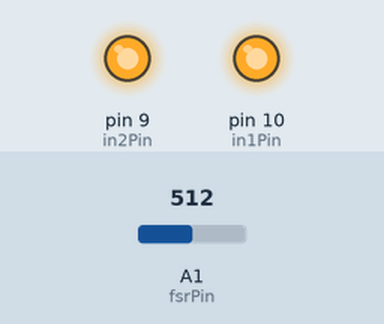
This sketch was run on a simulated Arduino Uno, built with avr-gcc and run on an emulated ATmega328P. On the bench: output pins drawn as LEDs (lit = HIGH). The test bench sets the inputs (shaded band); at power-on: A1 (fsrPin) = 512. What the sketch prints to the serial monitor is not drawn.

Above: at 0.1 s.
Timing chart, 0 to 1.6 s (numbered marks = the images above):
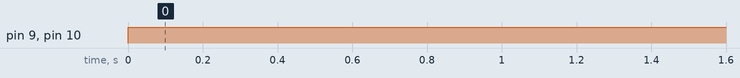

The sketch:

scoopbot.ino
```cpp
int in1Pin = 10;
int in2Pin = 9;
int fsrPin = A1;
int fsrReading;
int i=0;

void setup()
{
  Serial.begin(9600);
  pinMode(in1Pin, OUTPUT);
  pinMode(in2Pin, OUTPUT);
}

void In(){
  digitalWrite(in1Pin, HIGH);
  digitalWrite(in2Pin, LOW);
}

void Stop(){
  digitalWrite(in1Pin, HIGH);
  digitalWrite(in2Pin, HIGH);
}

void Out(){
  digitalWrite(in1Pin, LOW);
  digitalWrite(in2Pin, HIGH);
}

void loop(){
  fsrReading = analogRead(fsrPin);
  Serial.println(fsrReading);
  if (fsrReading>300){   //change value of 309
    Stop();
    i=1;
    }
  if (fsrReading<300 and i==0) {
    In();
  }
  // add for releasing
}
```

Measured:
- by itself, pin 9 (in2Pin), pin 10 (in1Pin): LOW → HIGH at 0.00 s
